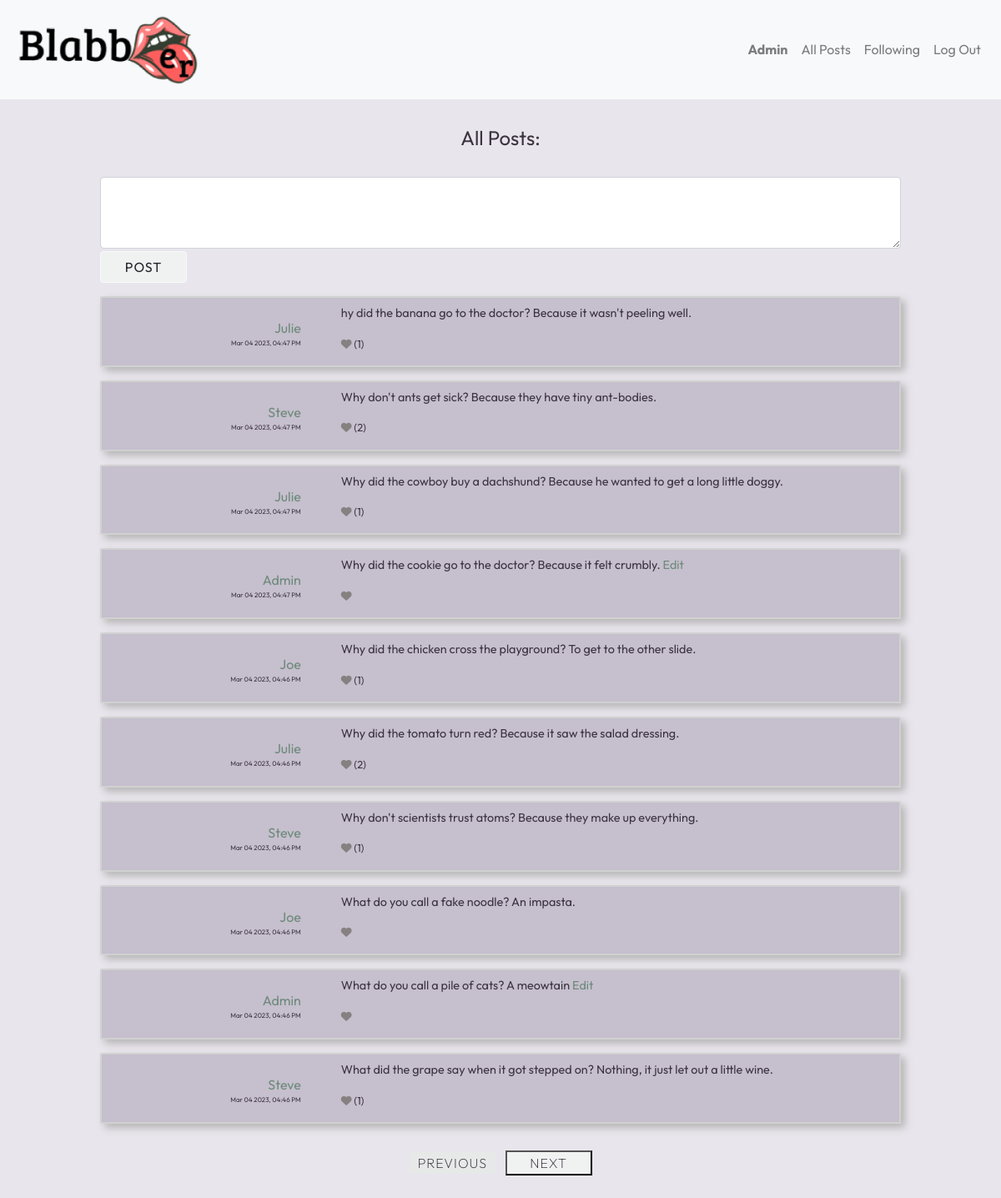
/ (signed in), run on an earlier commit of the app's database.
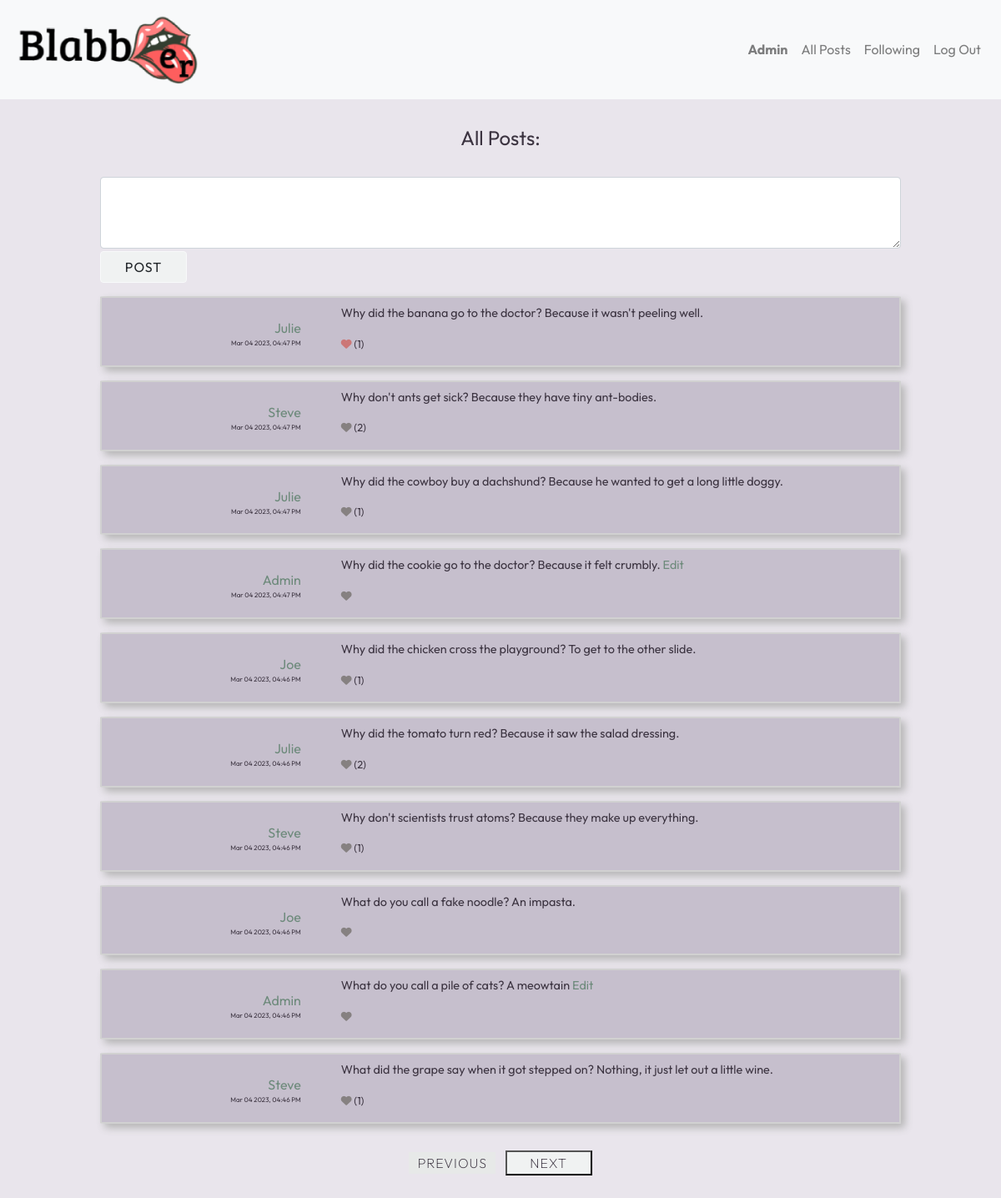
And on a later commit of the database.
### network/models.py (models this page shows, shortened)
class Post(models.Model):
    post = models.CharField(max_length=300)
    user = models.ForeignKey("User", on_delete=models.CASCADE, related_name="users_post")
    timestamp = models.DateTimeField(auto_now_add=True)
    likes = models.ManyToManyField("User", blank=True, related_name="liked")
    edited = models.BooleanField(default=False)

class User(AbstractUser):
    pass

### network/views.py (the view)
# urls.py: path("", views.index, name="index"),
def index(request):
    if request.user.is_authenticated:
        context = get_posts(1, request.user, 'Index', logged_in=True)
        form = NewPostForm()
        context['form'] = form
    else:
        context = get_posts(1, None, 'Index', logged_in=False)
    return render(request, "network/index.html", context)

### network/forms.py
class NewPostForm(ModelForm):
    class Meta:
        model = Post
        fields = '__all__'
        exclude = ['user', 'likes', 'timestamp', 'edited']
        widgets = {
            'post': Textarea(attrs={
                'class': "form-control",
                'style': 'width: 100%',
                'rows': 3,
            })
        }
    def __init__(self, *args, **kwargs):
        super().__init__(*args, **kwargs)
        for key, field in self.fields.items():
            field.label = ""

### network/templates/network/index.html (shortened to what this page needs)
{% extends "network/layout.html" %}
{% block body %}
<h4 class="title"> All Posts: </h4>
    <section>
        {% if user.is_authenticated %}
            <form id="new-post-form" action="{% url 'new_post' %}" method="post">
                {{form}}
                <button type="submit" class="btn btn-light new-post">Post</button>
            </form>
        {% endif %}
    </section>
    <section class="post-section">
        {% for post in posts %}
            <div class="post-group">
                <div class="left-post">
                    <p><a href="{% url 'profile' user_id=post.userid %}">{{post.username}}</a> </p>
                    <p class="time-post">  {{post.timestamp}}</p>
                </div>
                <div class="right-post">
                    <p class="post-post"> {{post.post}}
                        {% if user.id == post.userid %}
                            <a class="edit" data-form-content= {{post.post}} href="javascript:;">Edit</a>
                        {% endif %} </p>
                    <p
                    {% if post.user_liked == True %}
                        class="user-liked likes"
                    {% else %}
                        class="user-disliked likes"
                    {% endif %}>
                    <i
                    {% if user.is_authenticated %}
                        class="fa fa-heart like-logged"
                    {% else %}
                        class="fa fa-heart"
                    {% endif %}
                    ></i>
                    <span class="num-likes">{% if post.num_likes > 0 %} ({{post.num_likes}}){% endif %}</span>
                    </p>
                </div>
            </div>
        {% endfor %}
    </section>
    <div class="buttons">
        <button class="load-posts prev-btn" disabled data-page-direction="Previous">Previous</button>
        <button class="load-posts next-btn" {% if next_page == False %} disabled  {% endif %} data-page-direction="Next">Next</button>
    </div>
{% endblock %}

What changed in the data, as far as the page shows it:
changed Post: post "hy did the banana go to the doctor? Because it wasn't peeling well." → "Why did the banana go to the doctor? Because it wasn't peeling well."
